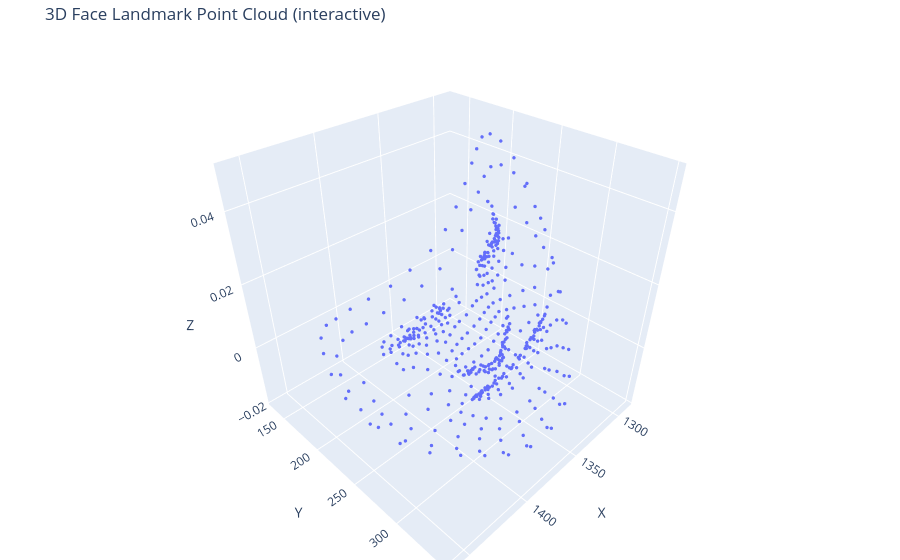

The notebook cell saved with this chart:
### Code cell
# MAIN
if __name__ == "__main__":
    img_path = "/Users/teemtat/Documents/MUICT/RESEARCH/NEW/MN DATA/train/fake/secret_conversation__t0001__fake.jpg"
    img = cv2.imread(img_path)

    if img is None:
        raise FileNotFoundError("Image not found!")

    faces_xyz = detect_face_mesh_xyz(
        img,
        max_num_faces=2,
        static_image_mode=True,
        refine_landmarks=True,
        min_det_conf=0.3,
        min_track_conf=0.1
    )

    print("num faces:", len(faces_xyz))
    if len(faces_xyz) == 0:
        print("No face detected — try another image or lower min_det_conf more.")
        raise SystemExit
    
    print("Landmarks shape:", faces_xyz[0].shape)

    # 2D display / in notebook
    vis2d = draw_landmarks_2d(img, faces_xyz)
    vis_rgb = cv2.cvtColor(vis2d, cv2.COLOR_BGR2RGB)

    plt.figure(figsize=(6,8))
    plt.imshow(vis_rgb)
    plt.axis("off")
    plt.title("2D Face Mesh Overlay")
    plt.show()

    # 3D display
    # show_pointcloud_3d(faces_xyz[0])
    show_pointcloud_3d_interactive(faces_xyz[0])

### Figure 1 — Plotly figure (JSON) as saved in the notebook; plotly's stock layout.template omitted (floating-point values rounded to 4 significant figures; data arrays with more than 128 entries replaced by an {"elided": "..."} marker saying what was removed)
{"data": [{"marker": {"size": 2}, "mode": "markers", "type": "scatter3d", "x": {"elided": "478 float values"}, "y": {"elided": "478 float values"}, "z": {"elided": "478 float values"}}], "layout": {"margin": {"b": 0, "l": 0, "r": 0, "t": 40}, "scene": {"xaxis": {"title": {"text": "X"}}, "yaxis": {"title": {"text": "Y"}}, "zaxis": {"title": {"text": "Z"}}}, "title": {"text": "3D Face Landmark Point Cloud (interactive)"}}}
